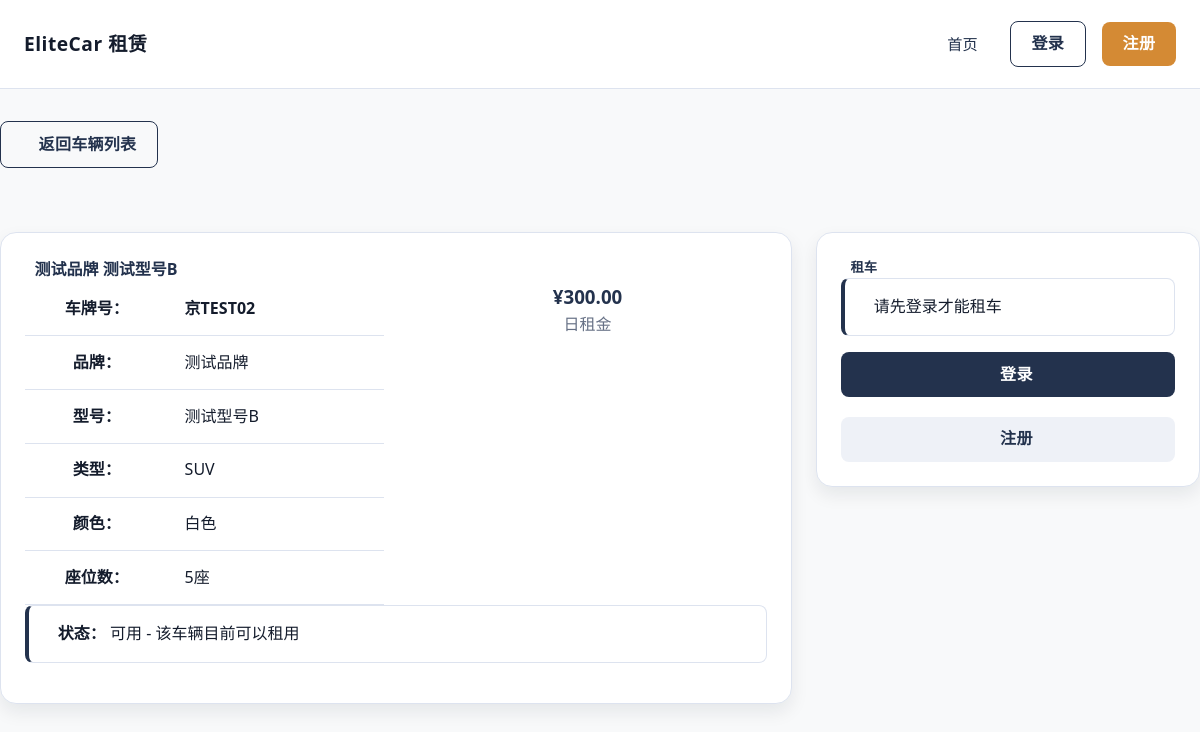
Screenshot of /accounts/vehicle/39/ with the database file from the repository.
### vehicles/models.py (models this page shows, shortened)
class Vehicle(models.Model):
    VEHICLE_STATUS_CHOICES = [
        ('AVAILABLE', '可用'),
        ('RENTED', '已租'),
        ('MAINTENANCE', '维修中'),
    ]
    license_plate = models.CharField(
        '车牌号',
        max_length=20,
        unique=True,
        help_text='车辆唯一标识'
    )
    brand = models.CharField(
        '品牌',
        max_length=50,
        help_text='汽车品牌'
    )
    model = models.CharField(
        '型号',
        max_length=50,
        help_text='汽车型号'
    )
    vehicle_type = models.CharField(
        '车辆类型',
        max_length=20,
        help_text='如：轿车、SUV、MPV等'
    )
    color = models.CharField(
        '颜色',
        max_length=20,
        help_text='车身颜色'
    )
    seats = models.PositiveIntegerField(
        '座位数',
        default=5,
        validators=[MinValueValidator(2)],
        help_text='车辆座位数（2-50座）'
    )
    daily_rate = models.DecimalField(
        '日租金',
        max_digits=10,
        decimal_places=2,
        validators=[MinValueValidator(Decimal('0.01'))],
        help_text='每日租金价格'
    )
    status = models.CharField(
        '车辆状态',
        max_length=20,
        choices=VEHICLE_STATUS_CHOICES,
        default='AVAILABLE',
        help_text='当前车辆状态'
    )
    created_at = models.DateTimeField(
        '创建时间',
        auto_now_add=True
    )
    updated_at = models.DateTimeField(
        '更新时间',
        auto_now=True
    )
    class Meta:
        db_table = 'vehicles'
        verbose_name = '车辆'
        verbose_name_plural = '车辆'
        ordering = ['-created_at']
        indexes = [
            models.Index(fields=['license_plate']),
            models.Index(fields=['status']),
            models.Index(fields=['brand', 'model']),
            models.Index(fields=['seats']),  # 为座位数添加索引，优化搜索性能
        ]

### accounts/views.py (the view)
# urls.py: path('vehicle/<int:pk>/', views.vehicle_detail_view, name='vehicle_detail'),
def vehicle_detail_view(request, pk):
    vehicle = get_object_or_404(Vehicle, pk=pk)
    is_favorited = False
    if request.user.is_authenticated:
        is_favorited = Favorite.objects.filter(user=request.user, vehicle=vehicle).exists()
    review_stats = Review.objects.filter(vehicle=vehicle).aggregate(
        total=Count('id'),
        average_rating=Avg('rating')
    )
    recent_reviews = Review.objects.filter(vehicle=vehicle).select_related(
        'user'
    ).order_by('-created_at')[:5]
    can_rent = False
    customer = None
    if request.user.is_authenticated:
        customer = get_customer_for_user(request.user)
        if customer:
            can_rent = True
    context = {
        'vehicle': vehicle,
        'can_rent': can_rent,
        'customer': customer,
        'is_favorited': is_favorited,
        'review_stats': review_stats,
        'recent_reviews': recent_reviews,
    }
    return render(request, 'accounts/vehicle_detail.html', context)

### templates/accounts/vehicle_detail.html (shortened to what this page needs)
{% extends "base_user.html" %}
{% load static %}
{% block content %}
<div class="mb-4">
    <a href="{% url 'accounts:home' %}" class="btn btn-outline-secondary mb-3">
        返回车辆列表
    </a>
</div>
<div class="row">
    <div class="col-md-8">
        <div class="card shadow mb-4">
            <div class="card-header bg-primary text-white">
                <h4 class="mb-0">
                    {{ vehicle.brand }} {{ vehicle.model }}
                </h4>
            </div>
            <div class="card-body">
                <div class="row mb-3">
                    <div class="col-md-6">
                        <table class="table table-borderless">
                            <tr>
                                <th width="40%">车牌号：</th>
                                <td><strong>{{ vehicle.license_plate }}</strong></td>
                            </tr>
                            <tr>
                                <th>品牌：</th>
                                <td>{{ vehicle.brand }}</td>
                            </tr>
                            <tr>
                                <th>型号：</th>
                                <td>{{ vehicle.model }}</td>
                            </tr>
                            <tr>
                                <th>类型：</th>
                                <td>{{ vehicle.vehicle_type }}</td>
                            </tr>
                            <tr>
                                <th>颜色：</th>
                                <td>{{ vehicle.color }}</td>
                            </tr>
                            <tr>
                                <th>座位数：</th>
                                <td><span class="badge bg-info">{{ vehicle.seats }}座</span></td>
                            </tr>
                        </table>
                    </div>
                    <div class="col-md-6">
                        <div class="text-center">
                            <div class="pricing-box p-4 bg-light rounded">
                                <h3 class="text-primary mb-0">¥{{ vehicle.daily_rate|floatformat:2 }}</h3>
                                <p class="text-muted mb-0">日租金</p>
                            </div>
                        </div>
                    </div>
                </div>
                <div class="alert alert-info">
                    <strong>状态：</strong>
                    {% if vehicle.status == 'AVAILABLE' %}
                        <span class="badge bg-success">可用</span> - 该车辆目前可以租用
                    {% elif vehicle.status == 'RENTED' %}
                        <span class="badge bg-warning">已租</span> - 该车辆已被租出
                    {% elif vehicle.status == 'MAINTENANCE' %}
                        <span class="badge bg-secondary">维修中</span> - 该车辆正在维修
                    {% endif %}
                </div>
            </div>
        </div>
    </div>
    <div class="col-md-4">
        <div class="card shadow mb-4">
            <div class="card-header bg-success text-white">
                <h5 class="mb-0">租车</h5>
            </div>
            <div class="card-body">
                {% if vehicle.status == 'AVAILABLE' %}
                    {% if user.is_authenticated %}
                        {% if can_rent %}
                            <p class="mb-3">您已可以租用此车辆，点击下方按钮创建订单。</p>
                            <a href="{% url 'accounts:order_create' %}?vehicle={{ vehicle.id }}"
                               class="btn btn-primary w-100 mb-2">
                                <i class="fas fa-handshake me-2"></i>立即租车
                            </a>
                        {% else %}
                            <div class="alert alert-warning">
                                <i class="fas fa-exclamation-triangle me-2"></i>
                                您需要先完善客户信息才能租车。
                            </div>
                            <a href="{% url 'accounts:customer_info' %}"
                               class="btn btn-outline-primary w-100">
                                <i class="fas fa-user-plus me-2"></i>完善客户信息
                            </a>
                        {% endif %}
                    {% else %}
                        <div class="alert alert-warning">
                            请先登录才能租车
                        </div>
                        <a href="{% url 'accounts:login' %}" class="btn btn-primary w-100 mb-2">
                            登录
                        </a>
                        <a href="{% url 'accounts:register' %}" class="btn btn-outline-primary w-100">
                            注册
                        </a>
                    {% endif %}
                {% else %}
                    <div class="alert alert-secondary">
                        <i class="fas fa-ban me-2"></i>
                        该车辆暂时无法租用
                    </div>
                {% endif %}
            </div>
        </div>
    </div>
</div>
{% endblock %}

### static/css/style.css (style rules this page uses)
:root { --bg-page: #f7f9fc; --bg-card: #ffffff; --color-primary: #23324d; --color-primary-dark: #1a2538; --color-accent: #d48a34; --color-text: #141c2c; --color-muted: #667085; --color-border: #dde3ef; --color-success: #18a568; --color-warning: #e0a113; --color-danger: #d34a4a; --color-white: #ffffff; --btn-secondary-bg: #eef1f7; --radius-sm: 8px; --radius-md: 16px; --radius-lg: 20px; --shadow-sm: 0 8px 18px rgba(15, 23, 42, 0.08); --shadow-lg: 0 25px 45px rgba(15, 23, 42, 0.12); --transition: 0.25s cubic-bezier(0.4, 0, 0.2, 1); --content-width: min(1200px, 100%); --font-base: "Segoe UI", "Microsoft YaHei", "PingFang SC", "Helvetica Neue", Arial, sans-serif; }
* { box-sizing: border-box; margin: 0; padding: 0; }
h1, h2, h3, h4, h5, h6 { color: var(--color-primary); }
body { font-family: var(--font-base); background: var(--bg-page); color: var(--color-text); line-height: 1.6; }
a { color: inherit; text-decoration: none; }
.mb-0 { margin-bottom: 0; }
.mb-2 { margin-bottom: 1.25rem; }
.mb-3 { margin-bottom: 1.75rem; }
.mb-4 { margin-bottom: 2.25rem; }
.text-center { text-align: center; }
.text-muted { color: var(--color-muted); }
.text-primary { color: var(--color-primary); }
.w-100 { width: 100%; }
.row { display: flex; flex-wrap: wrap; margin: -12px; }
.row > * { flex: 1; padding: 12px; }
@media (min-width: 768px) { .col-md-4 { flex: 0 0 33.333%; } }
.btn { border: none; border-radius: var(--radius-sm); padding: 0.6rem 1.3rem; font-weight: 600; letter-spacing: 0.3px; cursor: pointer; transition: var(--transition); display: inline-flex; align-items: center; justify-content: center; gap: 0.45rem; background: var(--btn-secondary-bg); color: var(--color-primary); }
.btn-primary { background: var(--color-primary); color: var(--color-white); }
.btn-outline-secondary { border: 1px solid var(--color-primary); background: transparent; color: var(--color-primary); }
.card, .section-block { background: var(--bg-card); border-radius: var(--radius-md); border: 1px solid var(--color-border); box-shadow: var(--shadow-sm); margin-bottom: 1.5rem; padding: 1.5rem; }
.table { width: 100%; border-collapse: collapse; margin-bottom: 0; }
.table th, .table td { padding: 0.85rem 1rem; border-bottom: 1px solid var(--color-border); }
.alert { border: 1px solid var(--color-border); border-left: 4px solid var(--color-primary); background: var(--bg-card); color: var(--color-text); border-radius: var(--radius-sm); padding: 0.95rem 1.2rem; margin-bottom: 1rem; }

### templates/base_user.html (style rules this page uses)
body { margin: 0; padding: 0; font-family: -apple-system, BlinkMacSystemFont, "Segoe UI", Roboto, "Helvetica Neue", Arial, sans-serif; }
.text-center { text-center; }
body { background: var(--gray-50, #f8f9fa); }

### rows the page displays
Vehicle: brand "测试品牌", model "测试型号B", license_plate "京TEST02", vehicle_type "SUV", color "白色", seats "5", daily_rate "300.00"
